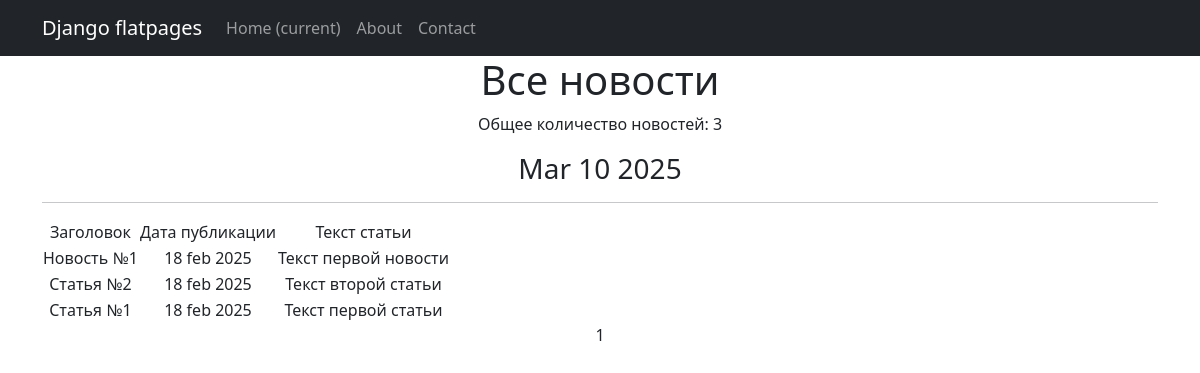
Before: /news/ with the older database file.
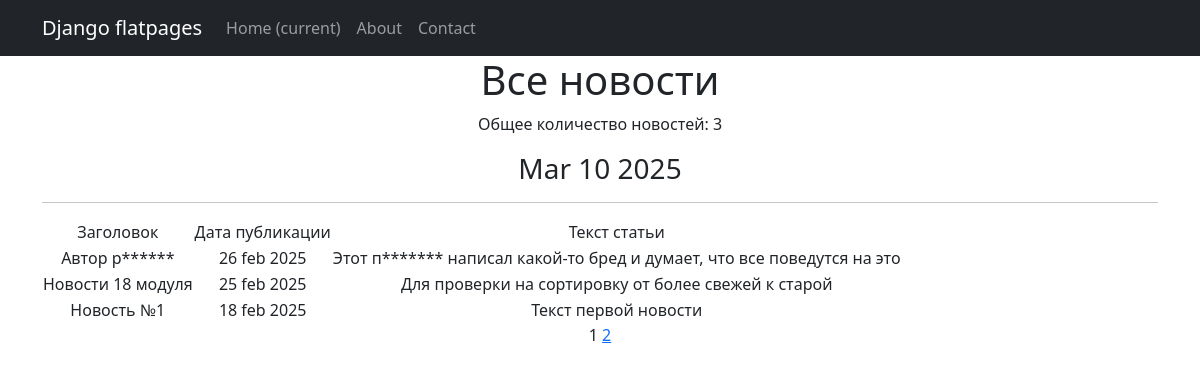
After: the same page with the newer database file.
### news/models.py (models this page shows, shortened)
class Post(models.Model):
    author = models.ForeignKey(Author, on_delete=models.CASCADE, related_name='posts')
    post_type = models.CharField(max_length=2, choices=POST_TYPE_CHOICES, default=ARTICLE)
    created_at = models.DateTimeField(auto_now_add=True)
    categories = models.ManyToManyField(Category, through='PostCategory', related_name='posts')
    title = models.CharField(max_length=200)
    text = models.TextField()
    rating = models.IntegerField(default=0)

### news/views.py (the view)
# urls.py: path('', PostsList.as_view()),
class PostsList(ListView):
    model = Post
    ordering = '-created_at'
    template_name = 'news.html'
    context_object_name = 'posts'
    paginate_by = 3
    def get_context_data(self, **kwargs):
        context = super().get_context_data(**kwargs)
        return context

### news/templatetags/custom_filters.py (called while the page is built)
@register.filter()
def censor(value):
   if not isinstance(value, str):
      raise ValueError("Фильтр censor применяется только к строковым переменным.")
   def replace_bad_word(match):
      word = match.group(0)
      return word[0] + '*' * (len(word) - 1)
   pattern = re.compile(r'\b(' + '|'.join(map(re.escape, bad_words)) + r')\b', re.IGNORECASE)
   censored_value = pattern.sub(replace_bad_word, value)
   return censored_value

### news/templatetags/custom_tags.py (called while the page is built)
@register.simple_tag()
def current_time(format_string='%b %d %Y'):
   return datetime.now(timezone.utc).strftime(format_string)

### templates/news.html (shortened to what this page needs)
{% extends 'flatpages/default.html' %}
{% load custom_filters %}
{% load custom_tags %}
{% block content %}
    <h1>Все новости</h1>
    <p>Общее количество новостей: {{ posts|length }}</p>
    <h3>{% current_time '%b %d %Y' %}</h3>
    <hr>
    {% if posts %}
        <table>
           <tr>
               <td>Заголовок</td>
               <td>Дата публикации</td>
               <td>Текст статьи</td>
           </tr>
           {% for post in posts %}
           <tr>
               <td>{{ post.title|censor }}</td>
               <td>{{ post.created_at|date:'d b Y' }}</td>
               <td>{{ post.text|truncatewords:20|censor }}</td>
           </tr>
           {% endfor %}
       </table>
    {% else %}
        <h2>Новостей нет!</h2>
    {% endif %}
   {{ page_obj.number }}
   {% if page_obj.has_next %}
       <a href="?page={{ page_obj.next_page_number }}">{{ page_obj.next_page_number }}</a>
   {% endif %}
{% endblock content %}

Changed rows visible on the page:
no longer on this page (row unchanged): Post: title|censor "Статья №2", created_at "18 feb 2025", text|censor "Текст второй статьи"
no longer on this page (row unchanged): Post: title|censor "Статья №1", created_at "18 feb 2025", text|censor "Текст первой статьи"
added Post: title|censor "Автор р******", created_at "26 feb 2025", text|censor "Этот п******* написал какой-то бред и думает, что все поведутся на это"
added Post: title|censor "Новости 18 модуля", created_at "25 feb 2025", text|censor "Для проверки на сортировку от более свежей к старой"
Other visible differences:
{{ page_obj.next_page_number }}: (not shown) → "2"
